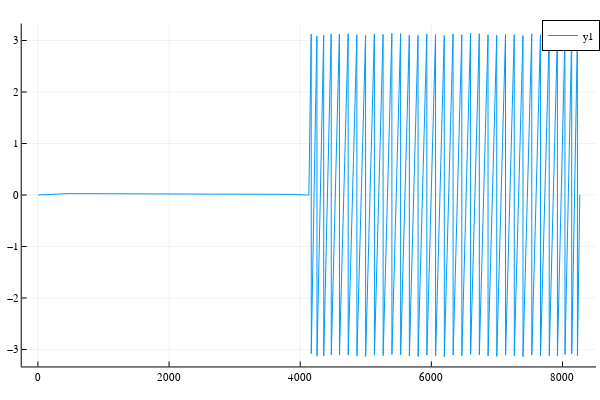

The code cell stored with this chart in its notebook:
### Code cell
plot([rfp_abs;rfp_angle])

### Figure 1 — Plotly figure (JSON) as saved in the notebook; plotly's stock layout.template omitted (floating-point values rounded to 4 significant figures; data arrays with more than 128 entries replaced by an {"elided": "..."} marker saying what was removed)
{"data": [{"colorbar": {"title": ""}, "legendgroup": "y1", "line": {"color": "rgba(0, 154, 250, 1.000)", "dash": "solid", "shape": "linear", "width": 1}, "mode": "lines", "name": "y1", "showlegend": true, "type": "scatter", "x": {"elided": "8264 int values"}, "xaxis": "x", "y": {"elided": "8264 float values"}, "yaxis": "y", "zmax": null, "zmin": null}], "layout": {"annotations": [], "height": 400, "legend": {"bgcolor": "rgba(255, 255, 255, 1.000)", "bordercolor": "rgba(0, 0, 0, 1.000)", "borderwidth": 1, "font": {"color": "rgba(0, 0, 0, 1.000)", "family": "sans-serif", "size": 11}, "title": {"font": {"color": "rgba(0, 0, 0, 1.000)", "family": "sans-serif", "size": 15}, "text": ""}, "tracegroupgap": 0, "traceorder": "normal", "x": 1, "xanchor": "auto", "y": 1, "yanchor": "auto"}, "margin": {"b": 20, "l": 0, "r": 0, "t": 20}, "paper_bgcolor": "rgba(255, 255, 255, 1.000)", "plot_bgcolor": "rgba(255, 255, 255, 1.000)", "showlegend": true, "width": 600, "xaxis": {"anchor": "y", "domain": [0.03619, 0.9934], "gridcolor": "rgba(0, 0, 0, 0.100)", "gridwidth": 0.5, "linecolor": "rgba(0, 0, 0, 1.000)", "mirror": false, "range": [-246.9, 8512.0], "showgrid": true, "showline": true, "showticklabels": true, "tickangle": 0, "tickcolor": "rgb(0, 0, 0)", "tickfont": {"color": "rgba(0, 0, 0, 1.000)", "family": "sans-serif", "size": 11}, "tickmode": "array", "ticks": "inside", "ticktext": ["0", "2000", "4000", "6000", "8000"], "tickvals": [0, 2000, 4000, 6000, 8000], "title": "", "titlefont": {"color": "rgba(0, 0, 0, 1.000)", "family": "sans-serif", "size": 15}, "type": "-", "visible": true, "zeroline": false, "zerolinecolor": "rgba(0, 0, 0, 1.000)"}, "yaxis": {"anchor": "x", "domain": [0.03762, 0.9902], "gridcolor": "rgba(0, 0, 0, 0.100)", "gridwidth": 0.5, "linecolor": "rgba(0, 0, 0, 1.000)", "mirror": false, "range": [-3.329, 3.33], "showgrid": true, "showline": true, "showticklabels": true, "tickangle": 0, "tickcolor": "rgb(0, 0, 0)", "tickfont": {"color": "rgba(0, 0, 0, 1.000)", "family": "sans-serif", "size": 11}, "tickmode": "array", "ticks": "inside", "ticktext": ["−3", "−2", "−1", "0", "1", "2", "3"], "tickvals": [-3, -2, -1, 0, 1, 2, 3], "title": "", "titlefont": {"color": "rgba(0, 0, 0, 1.000)", "family": "sans-serif", "size": 15}, "type": "-", "visible": true, "zeroline": false, "zerolinecolor": "rgba(0, 0, 0, 1.000)"}}}
